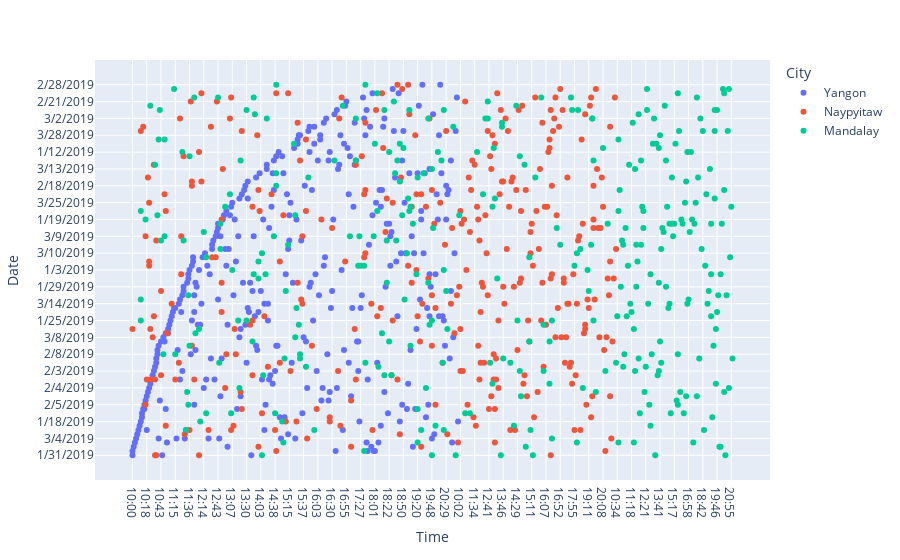

This figure's notebook cell:
### Code cell
fig = px.scatter(crowded, x="Time", y="Date",color='City', width=900)
fig.show()

### Figure 1 — Plotly figure (JSON) as saved in the notebook; plotly's stock layout.template omitted (floating-point values rounded to 4 significant figures; data arrays with more than 128 entries replaced by an {"elided": "..."} marker saying what was removed)
{"data": [{"hovertemplate": "City=Yangon<br>Time=%{x}<br>Date=%{y}<extra></extra>", "legendgroup": "Yangon", "marker": {"color": "#636efa", "symbol": "circle"}, "mode": "markers", "name": "Yangon", "orientation": "v", "showlegend": true, "type": "scatter", "x": {"elided": "340 str values"}, "xaxis": "x", "y": {"elided": "340 str values"}, "yaxis": "y"}, {"hovertemplate": "City=Naypyitaw<br>Time=%{x}<br>Date=%{y}<extra></extra>", "legendgroup": "Naypyitaw", "marker": {"color": "#EF553B", "symbol": "circle"}, "mode": "markers", "name": "Naypyitaw", "orientation": "v", "showlegend": true, "type": "scatter", "x": {"elided": "328 str values"}, "xaxis": "x", "y": {"elided": "328 str values"}, "yaxis": "y"}, {"hovertemplate": "City=Mandalay<br>Time=%{x}<br>Date=%{y}<extra></extra>", "legendgroup": "Mandalay", "marker": {"color": "#00cc96", "symbol": "circle"}, "mode": "markers", "name": "Mandalay", "orientation": "v", "showlegend": true, "type": "scatter", "x": {"elided": "332 str values"}, "xaxis": "x", "y": {"elided": "332 str values"}, "yaxis": "y"}], "layout": {"legend": {"title": {"text": "City"}, "tracegroupgap": 0}, "margin": {"t": 60}, "width": 900, "xaxis": {"anchor": "y", "domain": [0, 1], "title": {"text": "Time"}}, "yaxis": {"anchor": "x", "domain": [0, 1], "title": {"text": "Date"}}}}
